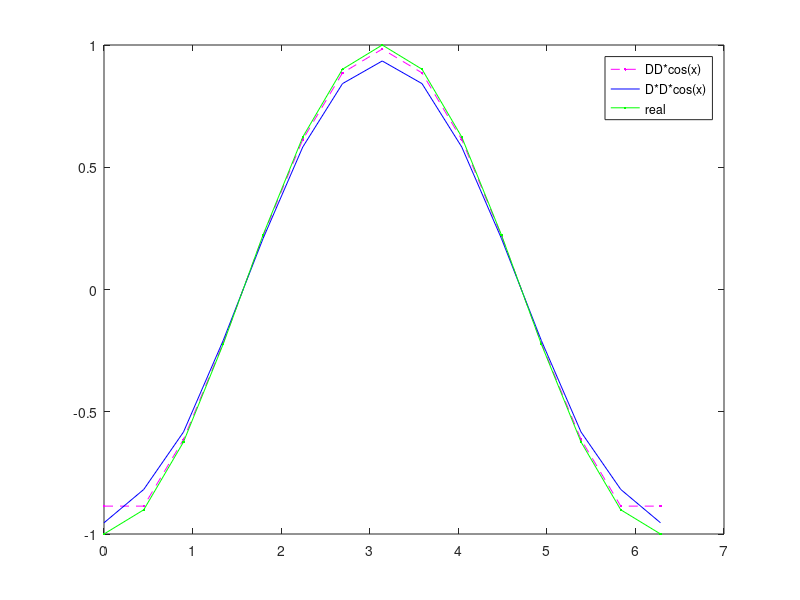

This chart was generated by the following MATLAB code:
%{
# Presentation of the differentiation matrix
In this program, we compare the second derivative computed by
multiplication twice by the first derivative matrix or once by the second
derivative matrix. We use the program blabla for the differentiation
matrix.

%}

clear all; clf

% parameters
L=2*pi; % domain length
N=15; % number of points

% the grid
x=linspace(0,L,N)';
h=x(2)-x(1); % the grid size

% first derivative
D=zeros(N,N);
D(1,1:3)=[-3/2, 2, -1/2]/h;
for ind=2:N-1
    D(ind,ind-1:ind+1)=[-1/2, 0, 1/2]/h;
end
D(end,end-2:end)=[1/2, -2, 3/2]/h;

% second derivative
DD=zeros(N,N);
DD(1,1:3)=[1, -2, 1]/h^2;
for ind=2:N-1
    DD(ind,ind-1:ind+1)=[1, -2, 1]/h^2;
end
DD(end,end-2:end)=[1, -2, 1]/h^2;


%{

Now that the differentiation matrices are built and stored in D and DD.In
the program below we compute the second derivative of cos(x) for the
comparaison.

%}

% test of the derivatives
f=cos(x); %initial function
fpp=-sin(x)'; %second derivative

plot(x,DD*cos(x),'m.--',x,D*D*cos(x),'b',x,-cos(x),'g.-');
legend('DD*cos(x)','D*D*cos(x)','real')
print('-djpeg','compare.jpg'); % save the figure
xlabel('x');ylabel('y');

%{

# test of the computation
And here is the figure that is produced by the code:

![Comparison of the numerical and exact derivative for the first and second derivative of a cosinus](/diffmat.png)

matrix or once by the second derivative matrix. 


%}